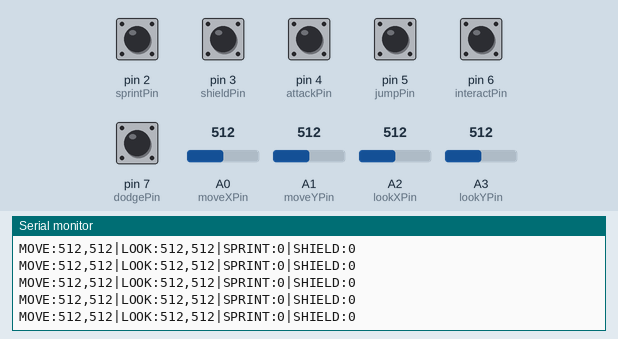
Recording of a sketch running on a simulated Arduino Uno, built with avr-gcc and run on an emulated ATmega328P. Parts: the last lines printed to the serial monitor. Inputs (shaded band) come from the test bench; at power-on: pin 2 (sprintPin), pin 3 (shieldPin), pin 4 (attackPin), pin 5 (jumpPin), pin 6 (interactPin), pin 7 (dodgePin) HIGH, A0 (moveXPin) = 512, A1 (moveYPin) = 512, A2 (lookXPin) = 512, A3 (lookYPin) = 512.

Above: at 1.2 s.
1.3 s: A0 (moveXPin) set to 105
At 1.38 s:
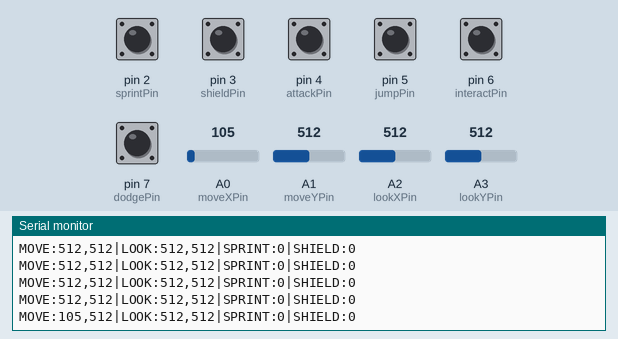
4.3 s: A0 (moveXPin) set to 91
At 4.32 s:
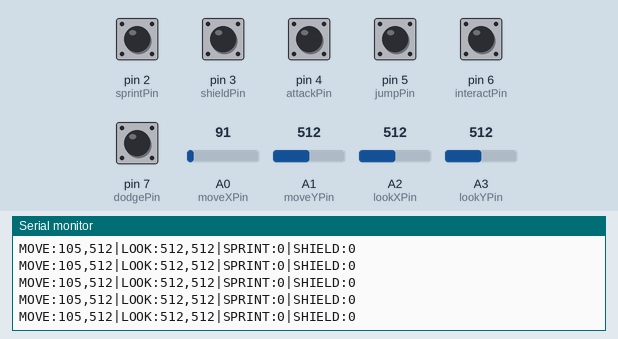
10.4 s: A1 (moveYPin) set to 108
At 10.41 s:
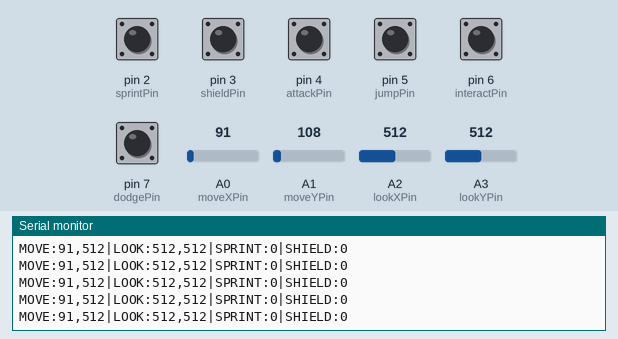
13.4 s: A1 (moveYPin) set to 92
At 13.43 s:
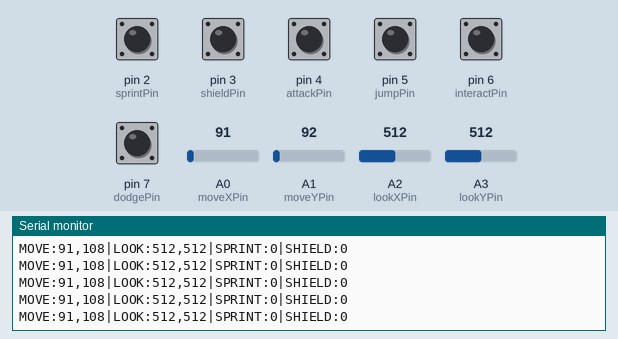
Timing chart, 0 to 16.4 s (numbered marks = the images above; inputs shaded):
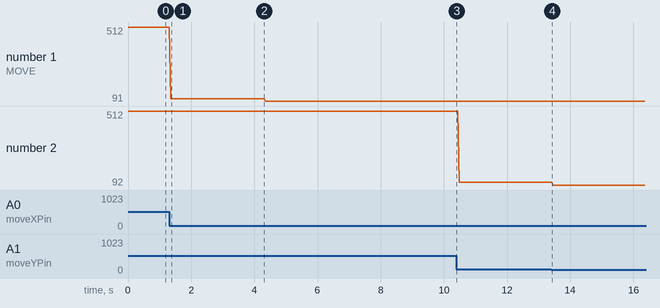

The sketch:

KnightController.ino
```cpp
const int moveXPin = A0;
const int moveYPin = A1;

const int lookXPin = A2;
const int lookYPin = A3;

const int sprintPin = 2;
const int shieldPin = 3;
const int attackPin = 4;
const int jumpPin = 5;
const int interactPin = 6;
const int dodgePin = 7;

int lastJumpState = HIGH;
int lastInteractState = HIGH;
int lastDodgeState = HIGH;
int lastAttackState = HIGH;


void setup() {

  Serial.begin(9600);

  pinMode(sprintPin, INPUT_PULLUP);
  pinMode(shieldPin, INPUT_PULLUP);
  pinMode(attackPin, INPUT_PULLUP);
  pinMode(jumpPin, INPUT_PULLUP);
  pinMode(interactPin, INPUT_PULLUP);
  pinMode(dodgePin, INPUT_PULLUP);

  lastJumpState = digitalRead(jumpPin);
  lastInteractState = digitalRead(interactPin);
  lastDodgeState = digitalRead(dodgePin);
  lastAttackState = digitalRead(attackPin);
}


void loop() {

  // ==========================================
  // READ JOYSTICKS
  // ==========================================

  int moveX = analogRead(moveXPin);
  int moveY = analogRead(moveYPin);

  int lookX = analogRead(lookXPin);
  int lookY = analogRead(lookYPin);


  // ==========================================
  // READ HOLD BUTTONS
  // ==========================================

  bool sprint = digitalRead(sprintPin) == LOW;
  bool shield = digitalRead(shieldPin) == LOW;


  // ==========================================
  // JUMP BUTTON
  // ==========================================

  int currentJumpState = digitalRead(jumpPin);

  if (
    currentJumpState == LOW &&
    lastJumpState == HIGH
  ) {

    Serial.println("JUMP");
  }

  lastJumpState = currentJumpState;


  // ==========================================
  // INTERACTION BUTTON
  // ==========================================

  int currentInteractState = digitalRead(interactPin);

  if (
    currentInteractState == LOW &&
    lastInteractState == HIGH
  ) {

    Serial.println("INTERACT");
  }

  lastInteractState = currentInteractState;


  // ==========================================
  // DODGE BUTTON
  // ==========================================

  int currentDodgeState = digitalRead(dodgePin);

  if (
    currentDodgeState == LOW &&
    lastDodgeState == HIGH
  ) {

    Serial.println("DODGE");
  }

  lastDodgeState = currentDodgeState;


  // ==========================================
  // ATTACK BUTTON
  // ==========================================

  int currentAttackState = digitalRead(attackPin);

  if (
    currentAttackState == LOW &&
    lastAttackState == HIGH
  ) {

    Serial.println("ATTACK:1");
  }

  lastAttackState = currentAttackState;


  // ==========================================
  // SEND CONTROLLER VALUES
  // ==========================================

  Serial.print("MOVE:");
  Serial.print(moveX);
  Serial.print(",");
  Serial.print(moveY);

  Serial.print("|LOOK:");
  Serial.print(lookX);
  Serial.print(",");
  Serial.print(lookY);

  Serial.print("|SPRINT:");
  Serial.print(sprint ? 1 : 0);

  Serial.print("|SHIELD:");
  Serial.println(shield ? 1 : 0);


  delay(20);
}
```

Measured:
- after the input at 1.3 s, the serial monitor: prints a new line after 0.06 s (image 1)
- plotted number 1: 512 → 105 after the input at 1.3 s, 105 → 91 after the input at 4.3 s
- plotted number 2: 512 → 108 after the input at 10.4 s, 108 → 92 after the input at 13.4 s
